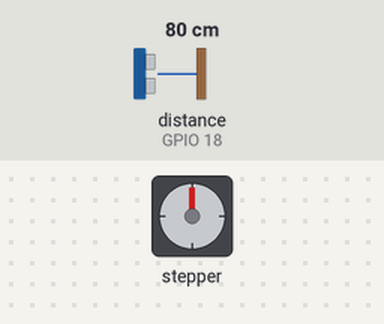
The program below on a simulated ESP32 board running MicroPython. Parts: stepper motor. The inputs (shaded band) are chosen by the test bench; at power-on: distance to the obstacle (sensor on GPIO 18) 80 cm. The echo pulse lasts 58.3 µs per cm; library files of the repository ran but are not shown: hcsr04.py; what the program prints to the serial console is not drawn.

Above: at 0.05 s.
Timing chart, 0 to 3.0 s (numbered marks = the images above):
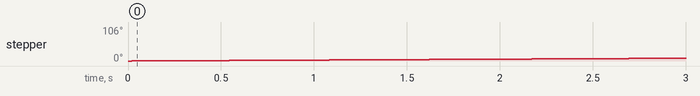

The program:

main.py
```python
# Complete project details at https://RandomNerdTutorials.com/micropython-hc-sr04-ultrasonic-esp32-esp8266/
from hcsr04 import HCSR04
from time import sleep
import stepper
from machine import Pin

# Ultraschall senor
sensor = HCSR04(trigger_pin=5, echo_pin=18, echo_timeout_us=10000)

# ULN2003 stepper motor
import time

# used pins: 26 25 33 32
s1 = stepper.create(Pin(26,Pin.OUT),Pin(25,Pin.OUT),Pin(33,Pin.OUT),Pin(32,Pin.OUT), delay=2)


# ESP8266
#sensor = HCSR04(trigger_pin=12, echo_pin=14, echo_timeout_us=10000)

while True:
    distance = sensor.distance_cm()
    print('Distance:', distance, 'cm')

    s1.step(1)
    # s1.step(100,-1)
    s1.angle(1)
    # s1.angle(360,-1)
    time.sleep(0.5)
```
